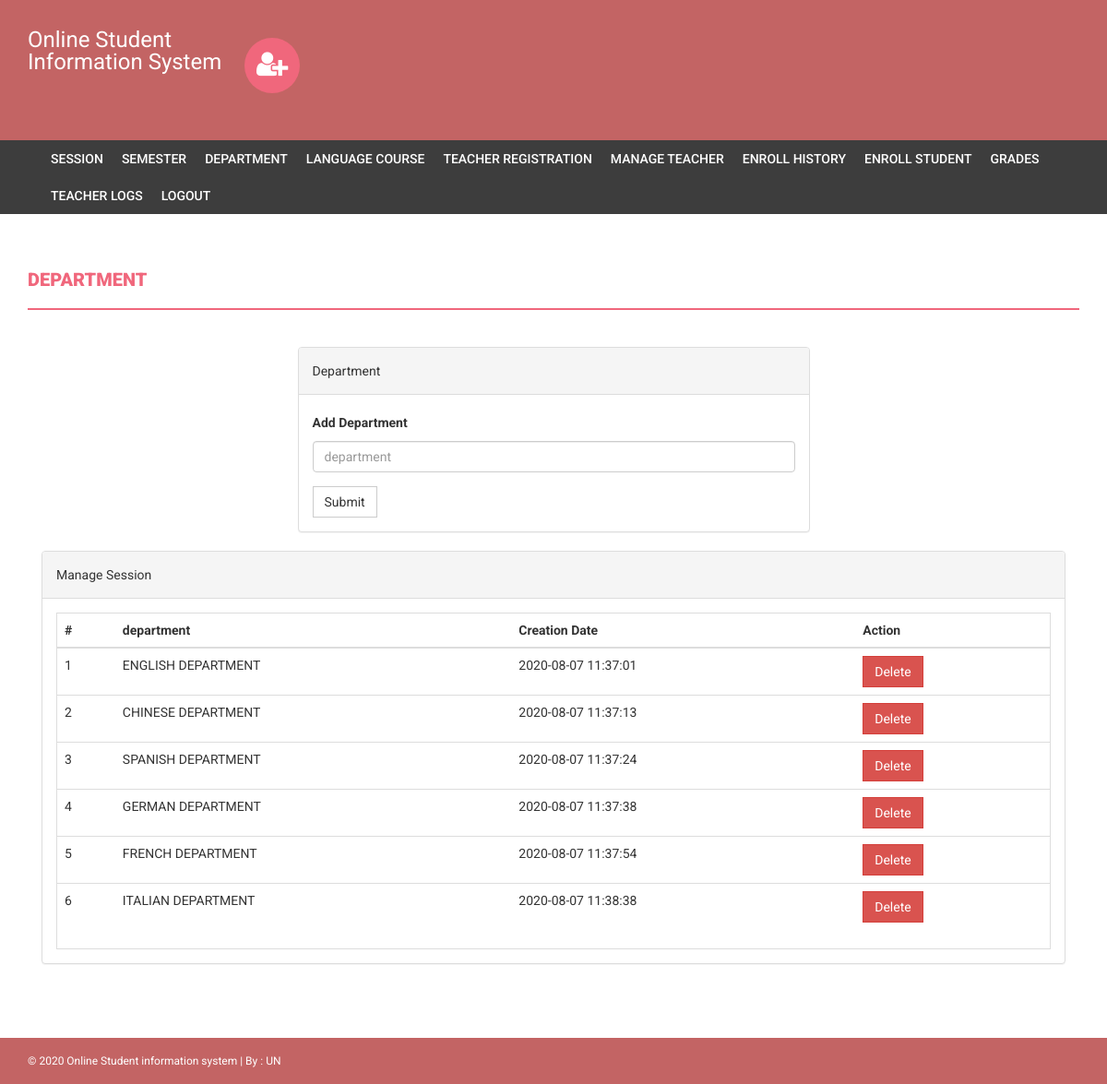
The page /admin/department.php (signed in) on the database its author committed.
### tables this page shows
CREATE TABLE `department` (
  `id` int(11) NOT NULL,
  `department` varchar(255) DEFAULT NULL,
  `creationDate` timestamp NULL DEFAULT current_timestamp()
);

### admin/department.php (the view, shortened to what this page needs)
<?php
if(strlen($_SESSION['alogin'])==0)
    {
header('location:index.php');
}
else{
?>
<!DOCTYPE html>
<html xmlns="http://www.w3.org/1999/xhtml">
<head>
    <link href="assets/css/bootstrap.css" rel="stylesheet" />
    <link href="assets/css/font-awesome.css" rel="stylesheet" />
    <link href="assets/css/style.css" rel="stylesheet" />
</head>
<body>
<?php include('includes/header.php');?>
<?php if($_SESSION['alogin']!="")
{
 include('includes/menubar.php');
}
 ?>
    <div class="content-wrapper">
        <div class="container">
              <div class="row">
                    <div class="col-md-12">
                        <h1 class="page-head-line">Department  </h1>
                    </div>
                </div>
                <div class="row" >
                  <div class="col-md-3"></div>
                    <div class="col-md-6">
                        <div class="panel panel-default">
                        <div class="panel-heading">
                           Department
                        </div>
                        <div class="panel-body">
                       <form name="dept" method="post">
   <div class="form-group">
    <label for="department">Add Department  </label>
    <input type="text" class="form-control" id="department" name="department" placeholder="department" required />
  </div>
 <button type="submit" name="submit" class="btn btn-default">Submit</button>
</form>
                            </div>
                            </div>
                    </div>
                </div>
                <div class="col-md-12">
                    <div class="panel panel-default">
                        <div class="panel-heading">
                            Manage Session
                        </div>
                        <div class="panel-body">
                            <div class="table-responsive table-bordered">
                                <table class="table">
                                    <thead>
                                        <tr>
                                            <th>#</th>
                                            <th>department</th>
                                            <th>Creation Date</th>
                                            <th>Action</th>
                                        </tr>
                                    </thead>
                                    <tbody>
<?php
$sql=mysqli_query($con,"select * from department");
$cnt=1;
while($row=mysqli_fetch_array($sql))
{
?>
                                        <tr>
                                            <td><?php echo $cnt;?></td>
                                            <td><?php echo htmlentities($row['department']);?></td>
                                            <td><?php echo htmlentities($row['creationDate']);?></td>
                                            <td>
  <a href="department.php?id=<?php echo $row['id']?>&del=delete" onClick="return confirm('Are you sure you want to delete?')">
                                            <button class="btn btn-danger">Delete</button>
</a>
                                            </td>
                                        </tr>
<?php
$cnt++;
} ?>
                                    </tbody>
                                </table>
                            </div>
                        </div>
                    </div>
                </div>
            </div>
        </div>
  <?php include('includes/footer.php');?>
</body>
</html>
<?php } ?>

### admin/assets/css/style.css (style rules this page uses)
body { font-family: 'Roboto', sans-serif; line-height: 30px; }
.content-wrapper { margin-top: 40px; min-height: 600px; padding-bottom: 60px; }
.page-head-line { font-weight: 900; padding-bottom: 20px; border-bottom: 2px solid #F0677C; text-transform: uppercase; color: #F0677C; font-size: 20px; margin-bottom: 40px; }
.btn { border-radius: 0px; -webkit-border-radius: 0px; -moz-border-radius: 0px; }

### rows shown on the page
department: department "ENGLISH DEPARTMENT", creationDate "2020-08-07 11:37:01"
department: department "CHINESE DEPARTMENT", creationDate "2020-08-07 11:37:13"
department: department "SPANISH DEPARTMENT", creationDate "2020-08-07 11:37:24"
department: department "GERMAN DEPARTMENT", creationDate "2020-08-07 11:37:38"
department: department "FRENCH DEPARTMENT", creationDate "2020-08-07 11:37:54"
department: department "ITALIAN DEPARTMENT", creationDate "2020-08-07 11:38:38"
